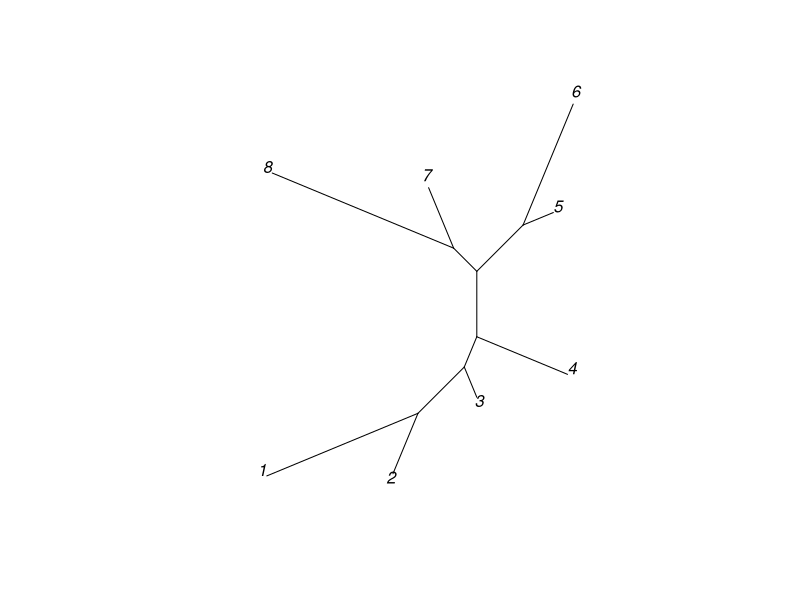
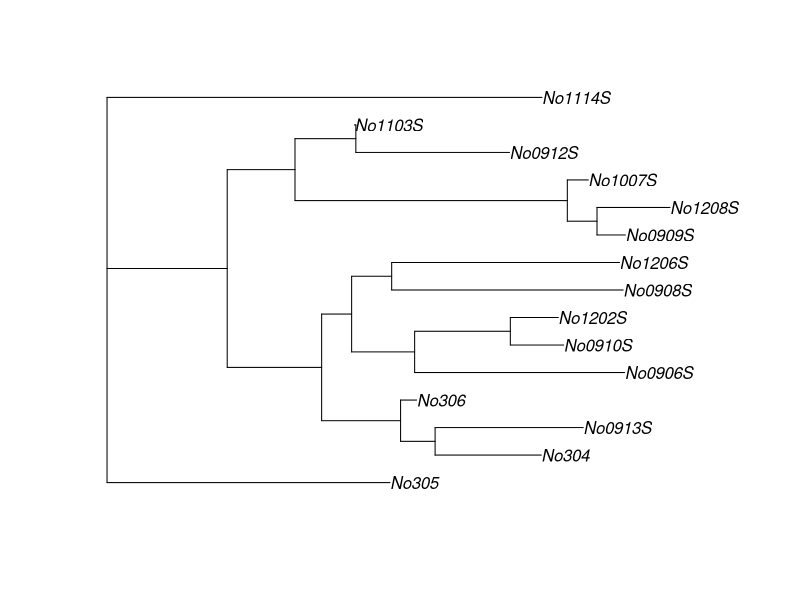

Recreate these plots in R, in order.
library(ape)


### Name: FastME
### Title: Tree Estimation Based on the Minimum Evolution Algorithm
### Aliases: FastME fastme fastme.bal fastme.ols
### Keywords: models

### ** Examples

### From Saitou and Nei (1987, Table 1):
x <- c(7, 8, 11, 13, 16, 13, 17, 5, 8, 10, 13,
       10, 14, 5, 7, 10, 7, 11, 8, 11, 8, 12,
       5, 6, 10, 9, 13, 8)
M <- matrix(0, 8, 8)
M[lower.tri(M)] <- x
M <- t(M)
M[lower.tri(M)] <- x
dimnames(M) <- list(1:8, 1:8)
tr <- fastme.bal(M)
plot(tr, "u")
### a less theoretical example
data(woodmouse)
trw <- fastme.bal(dist.dna(woodmouse))
plot(trw)
